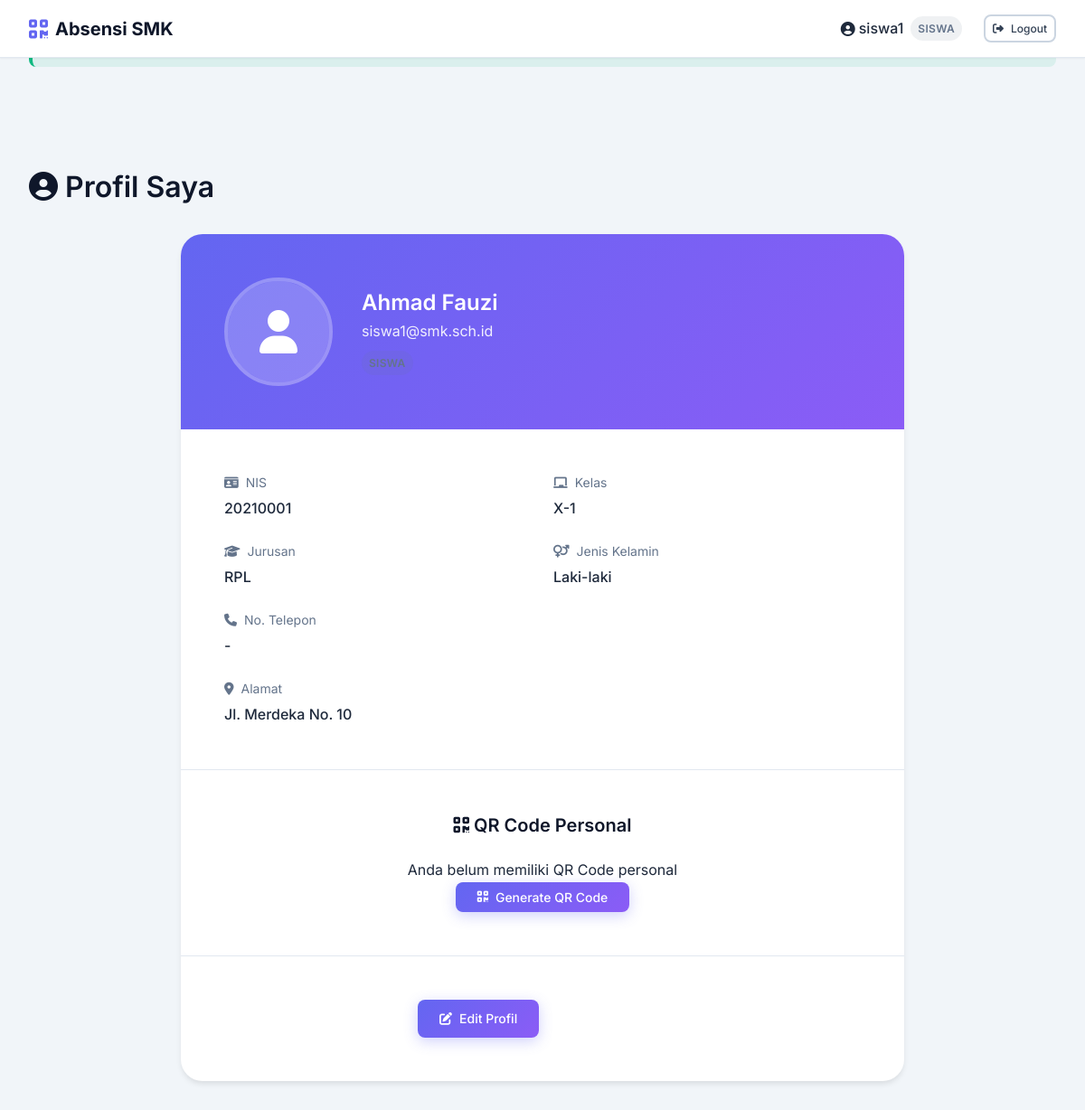
/public/profile (signed in), run on the app's committed database.
### tables this page shows
CREATE TABLE IF NOT EXISTS siswa_profiles (
    id INT AUTO_INCREMENT PRIMARY KEY,
    user_id INT NOT NULL,
    nis VARCHAR(20) UNIQUE NOT NULL,
    nama_lengkap VARCHAR(100) NOT NULL,
    kelas VARCHAR(20) NOT NULL,
    jurusan VARCHAR(50) NOT NULL,
    jenis_kelamin ENUM('L', 'P') NOT NULL,
    alamat TEXT,
    no_telepon VARCHAR(15),
    foto VARCHAR(255),
    qr_code VARCHAR(255),
    created_at TIMESTAMP DEFAULT CURRENT_TIMESTAMP,
    updated_at TIMESTAMP DEFAULT CURRENT_TIMESTAMP ON UPDATE CURRENT_TIMESTAMP,
    FOREIGN KEY (user_id) REFERENCES users(id) ON DELETE CASCADE,
    INDEX idx_nis (nis),
    INDEX idx_kelas (kelas),
    INDEX idx_jurusan (jurusan)
);

CREATE TABLE IF NOT EXISTS users (
    id INT AUTO_INCREMENT PRIMARY KEY,
    username VARCHAR(50) UNIQUE NOT NULL,
    email VARCHAR(100) UNIQUE NOT NULL,
    password VARCHAR(255) NOT NULL,
    role ENUM('admin', 'siswa') DEFAULT 'siswa',
    created_at TIMESTAMP DEFAULT CURRENT_TIMESTAMP,
    updated_at TIMESTAMP DEFAULT CURRENT_TIMESTAMP ON UPDATE CURRENT_TIMESTAMP,
    INDEX idx_username (username),
    INDEX idx_email (email),
    INDEX idx_role (role)
);

### core/Database.php (called while the page is built, shortened)
<?php
class Database
{
    private static ?Database $instance = null;
    private ?PDO $connection = null;
    public static function getInstance(): Database
    {
        if (self::$instance === null) {
            self::$instance = new self();
        }
        return self::$instance;
    }
    private function connect(): void
    {
        try {
            $dsn = "mysql:host=" . DB_HOST . ";dbname=" . DB_NAME . ";charset=" . DB_CHARSET;
            $options = [
                PDO::ATTR_ERRMODE => PDO::ERRMODE_EXCEPTION,
                PDO::ATTR_DEFAULT_FETCH_MODE => PDO::FETCH_ASSOC,
                PDO::ATTR_EMULATE_PREPARES => false,
            ];
            $this->connection = new PDO($dsn, DB_USER, DB_PASS, $options);
        } catch (PDOException $e) {
            die("Database connection failed: " . $e->getMessage());
        }
    }
    public function query(string $sql, array $params = []): \PDOStatement
    {
        $stmt = $this->connection->prepare($sql);
        $stmt->execute($params);
        return $stmt;
    }
}

### core/Session.php (called while the page is built, shortened)
<?php
class Session
{
    public function get(string $key, $default = null)
    {
        return $_SESSION[$key] ?? $default;
    }
    public function getFlash(): ?array
    {
        $flash = $this->get('flash');
        return $flash;
    }
}

### app/Repositories/SiswaRepository.php (called while the page is built, shortened)
<?php
class SiswaRepository implements RepositoryInterface
{
    private SiswaProfile $model;
    public function __construct()
    {
        $this->model = new SiswaProfile();
    }
    public function getFullProfile(int $userId): ?array
    {
        return $this->model->getFullProfile($userId);
    }
}

### core/Model.php (called while the page is built, shortened)
<?php
abstract class Model
{
    public function __construct()
    {
        $this->db = Database::getInstance();
    }
}

### app/Models/SiswaProfile.php (called while the page is built, shortened)
<?php
class SiswaProfile extends Model
{
    protected string $table = 'siswa_profiles';
    public function getFullProfile(int $userId): ?array
    {
        $sql = "SELECT sp.*, u.username, u.email, u.role, u.created_at as user_created_at
                FROM {$this->table} sp
                JOIN users u ON sp.user_id = u.id
                WHERE sp.user_id = ?";
        $stmt = $this->db->query($sql, [$userId]);
        $result = $stmt->fetch();
        return $result ?: null;
    }
}

### helpers/functions.php (called while the page is built, shortened)
<?php
function e(?string $string): string
{
    return htmlspecialchars($string ?? '', ENT_QUOTES, 'UTF-8');
}
function url(string $path = ''): string
{
    return BASE_URL . $path;
}
function asset(string $path): string
{
    return BASE_URL . '/' . ltrim($path, '/');
}
function getGenderLabel(string $gender): string
{
    return $gender === 'L' ? 'Laki-laki' : 'Perempuan';
}

### views/profile/view.php (the view, shortened to what this page needs)
<div class="profile-page">
    <div class="page-header">
        <h1><i class="fas fa-user-circle"></i> Profil Saya</h1>
    </div>
    <div class="profile-container">
        <div class="profile-card">
            <div class="profile-header">
                <div class="profile-photo">
                    <?php if ($profile && $profile['foto']): ?>
                    <img src="<?= asset('uploads/photos/' . $profile['foto']) ?>" alt="Foto Profil">
                    <?php else: ?>
                    <div class="photo-placeholder">
                        <i class="fas fa-user"></i>
                    </div>
                    <?php endif; ?>
                </div>
                <div class="profile-name">
                    <h2><?= e($profile['nama_lengkap'] ?? $user['username']) ?></h2>
                    <p class="email"><?= e($user['email']) ?></p>
                    <span class="badge <?= $user['role'] === 'admin' ? 'badge-primary' : 'badge-secondary' ?>">
                    </span>
                </div>
            </div>
            <?php if ($profile): ?>
            <div class="profile-details">
                <div class="detail-group">
                    <label><i class="fas fa-id-card"></i> NIS</label>
                    <span><?= e($profile['nis']) ?></span>
                </div>
                <div class="detail-group">
                    <label><i class="fas fa-chalkboard"></i> Kelas</label>
                    <span><?= e($profile['kelas']) ?></span>
                </div>
                <div class="detail-group">
                    <label><i class="fas fa-graduation-cap"></i> Jurusan</label>
                    <span><?= e($profile['jurusan']) ?></span>
                </div>
                <div class="detail-group">
                    <label><i class="fas fa-venus-mars"></i> Jenis Kelamin</label>
                    <span><?= getGenderLabel($profile['jenis_kelamin']) ?></span>
                </div>
                <div class="detail-group">
                    <label><i class="fas fa-phone"></i> No. Telepon</label>
                    <span><?= e($profile['no_telepon'] ?? '-') ?></span>
                </div>
                <div class="detail-group full-width">
                    <label><i class="fas fa-map-marker-alt"></i> Alamat</label>
                    <span><?= e($profile['alamat'] ?? '-') ?></span>
                </div>
            </div>
            <div class="profile-qr">
                <h3><i class="fas fa-qrcode"></i> QR Code Personal</h3>
                <?php if ($profile['qr_code']): ?>
                <div class="qr-image">
                    <img src="<?= asset('uploads/qrcodes/' . $profile['qr_code']) ?>" alt="QR Code">
                </div>
                <p class="qr-info">Gunakan QR ini untuk identifikasi</p>
                <?php else: ?>
                <div class="qr-generate">
                    <p>Anda belum memiliki QR Code personal</p>
                    <button id="generateQR" class="btn btn-primary">
                        <i class="fas fa-qrcode"></i> Generate QR Code
                    </button>
                </div>
                <?php endif; ?>
            </div>
            <?php endif; ?>
            <div class="profile-actions">
                <a href="<?= url('/profile/edit') ?>" class="btn btn-primary">
                    <i class="fas fa-edit"></i> Edit Profil
                </a>
                <a href="<?= url('/dashboard') ?>" class="btn btn-outline">
                    <i class="fas fa-arrow-left"></i> Kembali
                </a>
            </div>
        </div>
    </div>
</div>

### core/Controller.php (shortened to what this page needs)
<?php
class Controller
{
    protected Session $session;
    public function __construct()
    {
        $this->session = new Session();
    }
    protected function render(string $view, array $data = [], string $layout = 'main'): void
    {
        $data['session'] = $this->session;
        $data['content'] = $view;
        extract($data);
        $viewPath = __DIR__ . '/../views/' . $view . '.php';
        if (file_exists($viewPath)) {
            require_once $viewPath;
        }
        $content = ob_get_clean();
        require_once __DIR__ . '/../views/layouts/header.php';
        require_once __DIR__ . '/../views/layouts/navbar.php';
        echo '<div class="main-container">';
        echo '<main class="main-content">' . $content . '</main>';
        echo '</div>';
        require_once __DIR__ . '/../views/layouts/footer.php';
    }
}

### public/index.php (shortened to what this page needs)
<?php
require_once __DIR__ . '/../config/database.php';
require_once __DIR__ . '/../helpers/functions.php';
spl_autoload_register(function ($class) {
    $classMap = [
        'Core\\' => __DIR__ . '/../core/',
        'App\\' => __DIR__ . '/../app/',
    ];
    foreach ($classMap as $prefix => $baseDir) {
        $len = strlen($prefix);
        if (strncmp($prefix, $class, $len) === 0) {
            $relativeClass = substr($class, $len);
            $file = $baseDir . str_replace('\\', '/', $relativeClass) . '.php';
            if (file_exists($file)) {
                return;
            }
        }
    }
});
$requestUri = $_SERVER['REQUEST_URI'];
$basePath = '/absensi_kel/public';
$path = str_replace($basePath, '', parse_url($requestUri, PHP_URL_PATH));
$path = $path ?: '/';
$routes = [
    'GET:/' => ['App\\Controllers\\AuthController', 'loginForm'],
    'GET:/auth/login' => ['App\\Controllers\\AuthController', 'loginForm'],
    'POST:/auth/login' => ['App\\Controllers\\AuthController', 'login'],
    'GET:/auth/register' => ['App\\Controllers\\AuthController', 'registerForm'],
    'POST:/auth/register' => ['App\\Controllers\\AuthController', 'register'],
    'GET:/auth/logout' => ['App\\Controllers\\AuthController', 'logout'],
    'GET:/dashboard' => ['App\\Controllers\\DashboardController', 'index'],
    'GET:/profile' => ['App\\Controllers\\ProfileController', 'index'],
    'GET:/profile/edit' => ['App\\Controllers\\ProfileController', 'edit'],
    'POST:/profile/update' => ['App\\Controllers\\ProfileController', 'update'],
    'POST:/profile/generate-qr' => ['App\\Controllers\\ProfileController', 'generateQR'],
    'GET:/profile/siswa' => ['App\\Controllers\\ProfileController', 'viewSiswa'],
    'GET:/absensi' => ['App\\Controllers\\AbsensiController', 'index'],
    'GET:/absensi/scan' => ['App\\Controllers\\AbsensiController', 'scan'],
    'POST:/absensi/process-scan' => ['App\\Controllers\\AbsensiController', 'processScan'],
    'GET:/absensi/history' => ['App\\Controllers\\AbsensiController', 'history'],
    'GET:/absensi/manual' => ['App\\Controllers\\AbsensiController', 'manual'],
    'POST:/absensi/manual' => ['App\\Controllers\\AbsensiController', 'processManual'],
    'GET:/absensi/bulk' => ['App\\Controllers\\AbsensiController', 'bulk'],
    'POST:/absensi/bulk' => ['App\\Controllers\\AbsensiController', 'processBulk'],
    'POST:/absensi/checkout' => ['App\\Controllers\\AbsensiController', 'checkOut'],
    'GET:/absensi/edit' => ['App\\Controllers\\AbsensiController', 'edit'],
    'POST:/absensi/update' => ['App\\Controllers\\AbsensiController', 'update'],
    'GET:/absensi/delete' => ['App\\Controllers\\AbsensiController', 'delete'],
    'GET:/qr' => ['App\\Controllers\\QRController', 'index'],
    'POST:/qr/create' => ['App\\Controllers\\QRController', 'create'],
    'GET:/qr/deactivate' => ['App\\Controllers\\QRController', 'deactivate'],
    'GET:/qr/display' => ['App\\Controllers\\QRController', 'display'],
    'GET:/qr/status' => ['App\\Controllers\\QRController', 'status'],
];
$method = $_SERVER['REQUEST_METHOD'];
$routeKey = $method . ':' . $path;
if (isset($routes[$routeKey])) {
    [$controllerClass, $action] = $routes[$routeKey];
    $controller = new $controllerClass();
    $controller->$action();
} else {
    http_response_code(404);
    echo '<h1>404 - Page Not Found</h1>';
    echo '<p>The page you are looking for does not exist.</p>';
    echo '<a href="' . url('/') . '">Go to Home</a>';
}

### app/Controllers/ProfileController.php (shortened to what this page needs)
<?php
class ProfileController extends Controller
{
    private SiswaRepository $siswaRepository;
    public function __construct()
    {
        $this->siswaRepository = new SiswaRepository();
    }
    public function index(): void
    {
        $user = $this->session->get('user');
        if ($user['role'] === 'siswa') {
            $profile = $this->siswaRepository->getFullProfile($user['id']);
            $this->render('profile/view', [
                'title' => 'Profil Saya - ' . APP_NAME,
                'profile' => $profile,
                'user' => $user
            ]);
        } else {
            $this->render('profile/admin', [
                'title' => 'Profil Admin - ' . APP_NAME,
                'user' => $user
            ]);
        }
    }
}

### views/layouts/header.php (shortened to what this page needs)
<!DOCTYPE html>
<html lang="id">
<head>
    <link rel="stylesheet" href="https://cdnjs.cloudflare.com/ajax/libs/font-awesome/6.4.0/css/all.min.css">
    <link rel="stylesheet" href="<?= asset('css/style.css') ?>">
</head>
<body>

### views/layouts/navbar.php (shortened to what this page needs)
<?php
$user = $session->get('user');
$flash = $session->getFlash();
?>
<nav class="navbar">
    <div class="navbar-brand">
        <a href="<?= url('/dashboard') ?>">
            <i class="fas fa-qrcode"></i>
            <span><?= APP_NAME ?></span>
        </a>
    </div>
    <?php if ($user): ?>
    <div class="navbar-menu">
        <div class="navbar-user">
            <span class="user-name">
                <i class="fas fa-user-circle"></i>
                <?= e($user['username']) ?>
            </span>
            <span class="user-role badge <?= $user['role'] === 'admin' ? 'badge-primary' : 'badge-secondary' ?>">
                <?= ucfirst($user['role']) ?>
            </span>
        </div>
        <a href="<?= url('/auth/logout') ?>" class="btn btn-outline btn-sm">
            <i class="fas fa-sign-out-alt"></i>
            Logout
        </a>
    </div>
    <?php endif; ?>
</nav>
<?php if ($flash): ?>
<div class="alert alert-<?= $flash['type'] ?> alert-dismissible">
    <span><?= $flash['message'] ?></span>
    <button type="button" class="alert-close" onclick="this.parentElement.remove()">
    </button>
</div>
<?php endif; ?>

### views/layouts/footer.php (shortened to what this page needs)
</body>
</html>

### data on the page
siswa_profiles: user.username "siswa1", user.role "SISWA", nama_lengkap "Ahmad Fauzi", user.email "siswa1@smk.sch.id", nis "20210001", kelas "X-1", jurusan "RPL", jenis_kelamin "Laki-laki", no_telepon "-", alamat "Jl. Merdeka No. 10"

### other printed values
APP_NAME "Absensi SMK"
